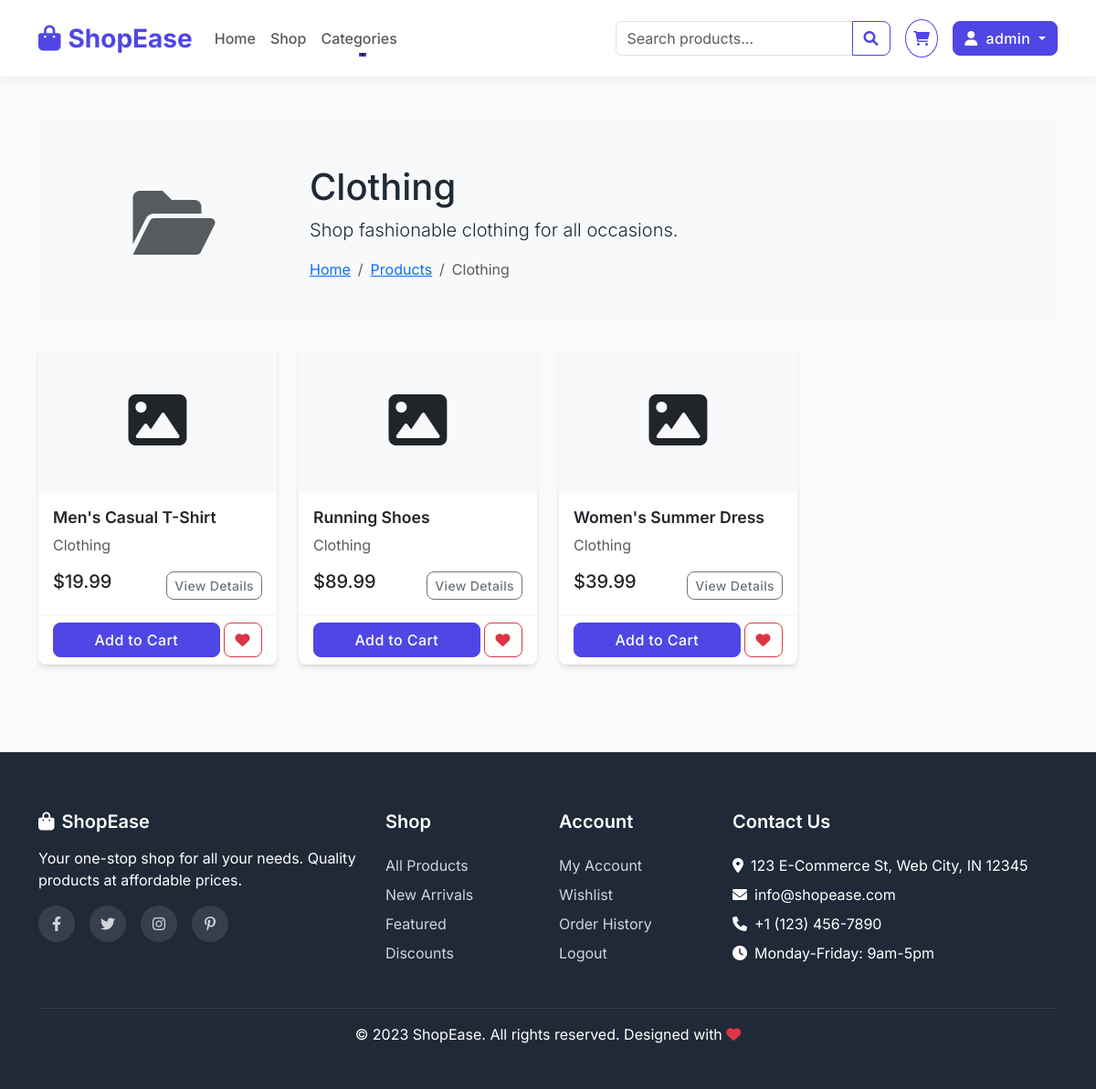
The page /category/clothing/ (signed in) on the database its author committed.
### store/models.py (models this page shows, shortened)
class Category(models.Model):
    name = models.CharField(max_length=100)
    slug = models.SlugField(max_length=100, unique=True)
    description = models.TextField(blank=True)
    image = models.ImageField(upload_to='categories', blank=True)
    class Meta:
        verbose_name_plural = 'categories'

class Product(models.Model):
    name = models.CharField(max_length=200)
    slug = models.SlugField(max_length=200, unique=True)
    description = models.TextField()
    price = models.DecimalField(max_digits=10, decimal_places=2)
    image = models.ImageField(upload_to='products')
    stock = models.PositiveIntegerField(default=1)
    available = models.BooleanField(default=True)
    created = models.DateTimeField(auto_now_add=True)
    updated = models.DateTimeField(auto_now=True)
    category = models.ForeignKey(Category, on_delete=models.CASCADE, related_name='products')
    class Meta:
        ordering = ('name',)

### store/views.py (the view)
# urls.py: path('category/<slug:slug>/', views.category_detail, name='category_detail'),
def category_detail(request, slug):
    category = get_object_or_404(Category, slug=slug)
    products = Product.objects.filter(category=category, available=True)
    context = {
        'category': category,
        'products': products,
    }
    return render(request, 'store/category_detail.html', context)

### cart/context_processors.py (called while the page is built)
def cart_context(request):
    try:
        if request.user.is_authenticated:
            cart, created = Cart.objects.get_or_create(user=request.user, defaults={'cart_id': request.session.session_key})
        else:
            session_key = request.session.session_key
            if not session_key:
                request.session.create()
                session_key = request.session.session_key
            cart, created = Cart.objects.get_or_create(cart_id=session_key)
        cart_items = CartItem.objects.filter(cart=cart, is_active=True)
        cart_count = sum(item.quantity for item in cart_items)
        cart_total = sum(item.sub_total() for item in cart_items)
    except:
        cart_count = 0
        cart_total = 0
        cart_items = []
    return {
        'cart_count': cart_count,
        'cart_total': cart_total,
        'cart_items': cart_items,
    }

### templates/store/category_detail.html (shortened to what this page needs)
{% extends 'base.html' %}
{% block content %}
<div class="bg-light p-4 rounded mb-4">
    <div class="row align-items-center">
        <div class="col-md-3 text-center">
            {% if category.image %}
            <img src="{{ category.image.url }}" alt="{{ category.name }}" class="img-fluid rounded">
            {% else %}
            <div class="bg-light text-center py-5">
                <i class="fa fa-folder-open fa-5x text-muted"></i>
            </div>
            {% endif %}
        </div>
        <div class="col-md-9">
            <h1>{{ category.name }}</h1>
            {% if category.description %}
            <p class="lead">{{ category.description }}</p>
            {% endif %}
            <nav aria-label="breadcrumb">
                <ol class="breadcrumb mb-0">
                    <li class="breadcrumb-item"><a href="{% url 'home' %}">Home</a></li>
                    <li class="breadcrumb-item"><a href="{% url 'product_list' %}">Products</a></li>
                    <li class="breadcrumb-item active" aria-current="page">{{ category.name }}</li>
                </ol>
            </nav>
        </div>
    </div>
</div>
<div class="row row-cols-1 row-cols-md-4 g-4">
    {% for product in products %}
    <div class="col">
        <div class="card h-100 product-card">
            {% if product.image %}
            <img src="{{ product.image.url }}" class="card-img-top" alt="{{ product.name }}">
            {% else %}
            <div class="bg-light text-center py-5">
                <i class="fa fa-image fa-4x"></i>
            </div>
            {% endif %}
            <div class="card-body">
                <h5 class="card-title">{{ product.name }}</h5>
                <p class="card-text text-muted">{{ product.category.name }}</p>
                <div class="d-flex justify-content-between align-items-center">
                    <span class="h5">${{ product.price }}</span>
                    <a href="{% url 'product_detail' product.slug %}" class="btn btn-sm btn-outline-secondary">View Details</a>
                </div>
            </div>
            <div class="card-footer bg-transparent">
                <div class="d-flex justify-content-between">
                    <a href="{% url 'add_to_cart' product.id %}" class="btn btn-primary flex-grow-1 me-1">Add to Cart</a>
                    {% if user.is_authenticated %}
                    <a href="{% url 'add_to_wishlist' product.id %}?next=category_detail" class="btn btn-outline-danger">
                        <i class="fa fa-heart"></i>
                    </a>
                    {% endif %}
                </div>
            </div>
        </div>
    </div>
    {% endfor %}
</div>
{% endblock %}

### templates/base.html (shortened to what this page needs)
<!DOCTYPE html>
<html lang="en">
<head>
    <link href="https://cdn.jsdelivr.net/npm/bootstrap@5.3.0/dist/css/bootstrap.min.css" rel="stylesheet">
    <link rel="stylesheet" href="https://cdnjs.cloudflare.com/ajax/libs/font-awesome/6.0.0/css/all.min.css">
    <link rel="stylesheet" href="https://unpkg.com/aos@next/dist/aos.css" />
    <link rel="stylesheet" href="/static/css/style.css">
</head>
<body>
    <header>
        <nav class="navbar navbar-expand-lg navbar-light bg-white py-3">
            <div class="container">
                <a class="navbar-brand" href="{% url 'home' %}">
                    <i class="fas fa-shopping-bag me-2"></i>ShopEase
                </a>
                <div class="collapse navbar-collapse" id="navbarNav">
                    <ul class="navbar-nav me-auto mb-2 mb-lg-0">
                        <li class="nav-item">
                            <a class="nav-link" href="{% url 'home' %}">Home</a>
                        </li>
                        <li class="nav-item">
                            <a class="nav-link" href="{% url 'product_list' %}">Shop</a>
                        </li>
                        <li class="nav-item dropdown">
                            <a class="nav-link dropdown-toggle" href="#" id="categoriesDropdown" role="button"
                               data-bs-toggle="dropdown" aria-expanded="false">
                                Categories
                            </a>
                        </li>
                    </ul>
                    <form class="d-flex me-3" action="{% url 'product_list' %}" method="GET">
                        <div class="input-group">
                            <input class="form-control" type="search" name="q" value="{{ request.GET.q }}" placeholder="Search products..." aria-label="Search">
                            <button class="btn btn-outline-primary" type="submit">
                                <i class="fas fa-search"></i>
                            </button>
                        </div>
                    </form>
                    <div class="d-flex align-items-center">
                        <div class="position-relative me-3">
                            <a class="btn btn-outline-primary rounded-circle p-2" href="{% url 'cart' %}"
                               data-bs-toggle="tooltip" data-bs-title="View Cart">
                                <i class="fas fa-shopping-cart"></i>
                            </a>
                        </div>
                        <div class="dropdown">
                            <button class="btn {% if user.is_authenticated %}btn-primary{% else %}btn-outline-primary{% endif %} dropdown-toggle" type="button" id="userDropdown"
                                data-bs-toggle="dropdown" aria-expanded="false">
                                <i class="fas fa-user me-1"></i>
                                {% if user.is_authenticated %}
                                {{ user.username }}
                                {% else %}
                                Account
                                {% endif %}
                            </button>
                        </div>
                    </div>
                </div>
            </div>
        </nav>
    </header>
    <main class="py-5">
        <div class="container">
            {% block content %}{% endblock %}
        </div>
    </main>
    <footer class="footer mt-5">
        <div class="container">
            <div class="row">
                <div class="col-md-4 mb-4 mb-md-0">
                    <h5 class="mb-3 d-flex align-items-center">
                        <i class="fas fa-shopping-bag me-2"></i> ShopEase
                    </h5>
                    <p class="mb-3">Your one-stop shop for all your needs. Quality products at affordable prices.</p>
                    <div class="social-icons">
                        <a href="#" aria-label="Facebook"><i class="fab fa-facebook-f"></i></a>
                        <a href="#" aria-label="Twitter"><i class="fab fa-twitter"></i></a>
                        <a href="#" aria-label="Instagram"><i class="fab fa-instagram"></i></a>
                        <a href="#" aria-label="Pinterest"><i class="fab fa-pinterest-p"></i></a>
                    </div>
                </div>
                <div class="col-md-2 col-6 mb-4 mb-md-0">
                    <h5>Shop</h5>
                    <ul class="list-unstyled">
                        <li class="mb-2"><a href="{% url 'product_list' %}">All Products</a></li>
                        <li class="mb-2"><a href="#">New Arrivals</a></li>
                        <li class="mb-2"><a href="#">Featured</a></li>
                        <li class="mb-2"><a href="#">Discounts</a></li>
                    </ul>
                </div>
                <div class="col-md-2 col-6 mb-4 mb-md-0">
                    <h5>Account</h5>
                    <ul class="list-unstyled">
                        {% if user.is_authenticated %}
                        <li class="mb-2"><a href="{% url 'profile' %}">My Account</a></li>
                        <li class="mb-2"><a href="{% url 'wishlist' %}">Wishlist</a></li>
                        <li class="mb-2"><a href="{% url 'order_history' %}">Order History</a></li>
                        <li class="mb-2"><a href="{% url 'logout' %}">Logout</a></li>
                        {% else %}
                        <li class="mb-2"><a href="{% url 'login' %}">Login</a></li>
                        <li class="mb-2"><a href="{% url 'register' %}">Register</a></li>
                        {% endif %}
                    </ul>
                </div>
                <div class="col-md-4">
                    <h5>Contact Us</h5>
                    <ul class="list-unstyled">
                        <li class="mb-2"><i class="fas fa-map-marker-alt me-2"></i>123 E-Commerce St, Web City, IN 12345</li>
                        <li class="mb-2"><i class="fas fa-envelope me-2"></i>info@shopease.com</li>
                        <li class="mb-2"><i class="fas fa-phone me-2"></i>+1 (123) 456-7890</li>
                        <li class="mb-2"><i class="fas fa-clock me-2"></i>Monday-Friday: 9am-5pm</li>
                    </ul>
                </div>
            </div>
            <div class="footer-bottom text-center py-3">
                <p class="mb-0">&copy; 2023 ShopEase. All rights reserved. Designed with <i class="fas fa-heart text-danger"></i></p>
            </div>
        </div>
    </footer>
</body>
</html>

### static/css/style.css (style rules this page uses)
:root { --primary-color: #4F46E5; --secondary-color: #10B981; --accent-color: #F59E0B; --dark-color: #1F2937; --light-color: #F9FAFB; --danger-color: #EF4444; --success-color: #10B981; --gray-color: #6B7280; --border-radius: 8px; --box-shadow: 0 4px 6px -1px rgba(0, 0, 0, 0.1), 0 2px 4px -1px rgba(0, 0, 0, 0.06); --transition: all 0.3s ease; }
body { font-family: 'Inter', sans-serif; color: var(--dark-color); background-color: #f8fafc; }
.navbar { box-shadow: 0 2px 10px rgba(0, 0, 0, 0.05); }
.navbar-brand { font-weight: 700; color: var(--primary-color) !important; font-size: 1.75rem; }
.navbar .nav-link { font-weight: 500; position: relative; }
.navbar .nav-link::after { content: ''; position: absolute; width: 0; height: 2px; background-color: var(--primary-color); bottom: 0; left: 50%; transform: translateX(-50%); transition: var(--transition); }
.btn { border-radius: var(--border-radius); transition: var(--transition); font-weight: 500; letter-spacing: 0.025em; }
.btn-primary { background-color: var(--primary-color); border-color: var(--primary-color); }
.btn-outline-primary { color: var(--primary-color); border-color: var(--primary-color); }
.card { border: none; border-radius: var(--border-radius); box-shadow: var(--box-shadow); transition: var(--transition); overflow: hidden; }
.product-card { height: 100%; transition: var(--transition); border-radius: var(--border-radius); }
.product-card .card-title { font-weight: 600; font-size: 1.1rem; }
.product-card .card-footer { background-color: white; border-top: 1px solid rgba(0, 0, 0, 0.05); }
.footer { background-color: var(--dark-color); color: white; padding: 4rem 0 2rem; }
.footer h5 { color: white; font-weight: 600; margin-bottom: 1.5rem; }
.footer a { color: #d1d5db; text-decoration: none; transition: var(--transition); }
.footer-bottom { border-top: 1px solid rgba(255, 255, 255, 0.1); padding-top: 1.5rem; margin-top: 2rem; }
.social-icons { display: flex; gap: 1rem; }
.social-icons a { display: flex; align-items: center; justify-content: center; width: 40px; height: 40px; border-radius: 50%; background-color: rgba(255, 255, 255, 0.1); transition: var(--transition); }

### rows shown on the page
Category: name "Clothing", description "Shop fashionable clothing for all occasions."
Product: name "Men's Casual T-Shirt", category.name "Clothing", price "19.99"
Product: name "Running Shoes", category.name "Clothing", price "89.99"
Product: name "Women's Summer Dress", category.name "Clothing", price "39.99"

### other values the page prints
{{ user.username }} "admin"
